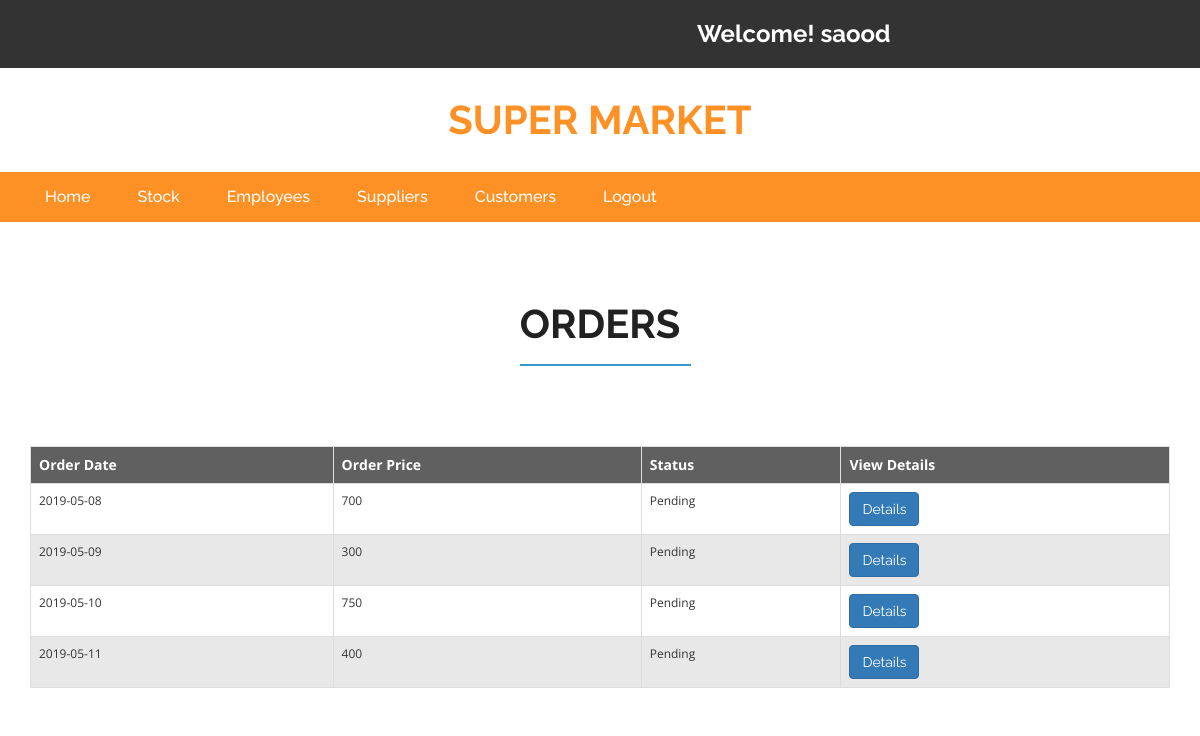
/employee.php (signed in), run on the app's committed database.
### tables this page shows
CREATE TABLE `ORDERS` (
  `ORDER_ID` int(11) NOT NULL,
  `CUS_ID` int(11) NOT NULL,
  `ORDER_DATE` varchar(10) NOT NULL,
  `PRICE` int(11) NOT NULL,
  `STATUS` varchar(15) NOT NULL DEFAULT 'Pending',
  `EMP_ID` int(11) DEFAULT NULL
);

### employee.php (the view, shortened to what this page needs)
<?php
    include "connect.php";
?>
<!DOCTYPE html>
<html>
<head>
    <link href="css/bootstrap.css" rel="stylesheet" type="text/css" media="all" />
    <link href="css/checkbox.css" rel="stylesheet" type="text/css" media="all" />
    <link href="css/style.css" rel="stylesheet" type="text/css" media="all" />
    <link href="css/style1.css" rel="stylesheet" type="text/css" media="all" />
    <link href="css/font-awesome.css" rel="stylesheet">
</head>
<body>
    <div class="agileits_header">
        <div class="container">
            <div class="w3l_offers">
            </div>
            <div class="agile-login">
                <h3 style="color:white">Welcome!
                    <?php if(isset($_SESSION["name"])) {echo $_SESSION["name"];} ?>
                </h3>
            </div>
        </div>
    </div>
    <div class="logo_products">
        <div class="container">
            <div class="w3ls_logo_products_left">
                <h1><a href="customer-home.php">super Market</a></h1>
            </div>
            <div class="clearfix"> </div>
        </div>
    </div>
    <div class="navigation-agileits">
        <div class="container">
            <nav class="navbar navbar-default">
                <div class="collapse navbar-collapse" id="bs-megadropdown-tabs">
                    <ul class="nav navbar-nav" >
                        <li class="active"><a href="employee.php" class="act">Home</a></li>
                        <li class="active"><a href="stock.php">Stock</a></li>
                        <?php
                            if($_SESSION["type"] == "Manager"){
                                $result = "<li class='active'><a href='manage-employees.php'>Employees</a></li>
                                ";
                                $result .= "<li class='active'><a href='supp_show.php'>Suppliers</a></li>
                                ";
                                $result .= "<li class='active'><a href='cus_show.php'>Customers</a></li>
                                ";
                                echo $result;
                            }
                        ?>
                        <li class="active"><a href="logout.php">Logout</a></li>
                    </ul>
                </div>
            </nav>
        </div>
    </div>
    <div class="login">
        <div class="container">
            <h2>orders</h2>
        </div>
    </div>
    <?php
        $qry = "SELECT * FROM ORDERS Where STATUS = 'Pending';";
        $res = $con->query($qry);
        $result = "";
        $class = "tblro";
        $flag = 1;
        $result .= "<div class ='container'>";
        $result .= "<table align='center' class='table table-bordered'>";
        $result .= "<tr class='tblh'><th>Order Date</th><th>Order Price</th><th>Status</th><th>View Details</th></tr>";
        if ($res->num_rows>0) {
            while ($row = $res->fetch_assoc())
            {
                $result .= "<tr class ='".$class."'>
                                <td>
                                    ".$row['ORDER_DATE']."
                                </td>
                                <td>
                                    ".$row['PRICE']."
                                </td>
                                <td>
                                    ".$row['STATUS']."
                                </td>
                                <td>
                                    "."<span><a class='btn btn-primary' href='employee-order-details.php?id={$row['ORDER_ID']}'>Details</a></span>" ."
                                </td>
                            </tr>";
                $flag++;
                if(($flag)%2==0)
                    $class = "tblre";
                else
                    $class = "tblro";
            }
            $result .= "</table></div>";
        }
        echo $result;
    ?>
</body>
</html>

### css/style.css (style rules this page uses)
html, body { font-size: 100%; font-family: 'Open Sans', sans-serif; background:#ffffff; }
ul li,ol li { font-size:14px; }
h1,h2,h3,h4,h5,h6,a { font-family: 'Raleway', sans-serif; margin:0; font-weight:700; }
ul,label { margin:0; padding:0; }
.agileits_header { background: #333333; padding: 12px 0; }
.w3l_offers { float: left; padding: 9px 0; width: 47%; }
.agile-login { float: left; width: 40%; text-align: center; padding: 9px 0; }
.logo_products { padding: 2em 0; }
.w3ls_logo_products_left { float: left; text-align: center; width: 33.33%; }
.w3ls_logo_products_left h1 a { font-size: 40px; color: #fe9126; text-decoration: none; text-transform: uppercase; display: block; line-height: 1; }
.navbar-default .navbar-nav > li > a { color: #fff; font-size: 16px; font-weight: 500; }
.navbar-default .navbar-nav > .active > a, .navbar-default .navbar-nav > .active > a:hover, .navbar-default .navbar-nav > .active > a:focus { background-color: transparent; color: #fff !important; }
.navbar-default .navbar-collapse, .navbar-default .navbar-form { border: none; }
.navbar { position: relative; min-height: 50px; margin-bottom: 10px; border: 1px solid transparent; }
.navbar-default { background: none; border: none; }
.navbar-collapse { padding: 0; }
.navigation-agileits { background: #fe9126; }
.navbar-nav > li { float: left; margin-left: 17px; }
.navbar-nav > li:nth-child(1) { margin-left: 0px; }
.navbar-collapse { padding: 0; box-shadow: none; }
.navbar { margin-bottom: 0; border: none; }
.top-brands h2,.newproducts-w3agile h3,.login h2,.register h2,.faq-w3agile h3,.brands h3 { text-align:center; color:#212121; padding-bottom:.5em; position:relative; font-size: 2.5em; text-transform: uppercase; }
.top-brands h2:after,.newproducts-w3agile h3:after,.login h2:after,.register h2:after,.faq-w3agile h3:after,.brands h3:after { content: ''; background: #3399cc; height: 2px; width: 15%; position: absolute; bottom: 0%; left: 43%; }
.login { padding: 5em 0; }

### employee.php (style rules this page uses)
.tblh { background: #616060; font-size: 14px; color: white; }
.tblro { font-size: 12px; }
.tblre { font-size: 12px; background: #E9E8E8; }

### data on the page
orders: ORDER_DATE "2019-05-08", PRICE "700", STATUS "Pending"
orders: ORDER_DATE "2019-05-09", PRICE "300", STATUS "Pending"
orders: ORDER_DATE "2019-05-10", PRICE "750", STATUS "Pending"
orders: ORDER_DATE "2019-05-11", PRICE "400", STATUS "Pending"

### other printed values
$_SESSION["name"] "saood"
